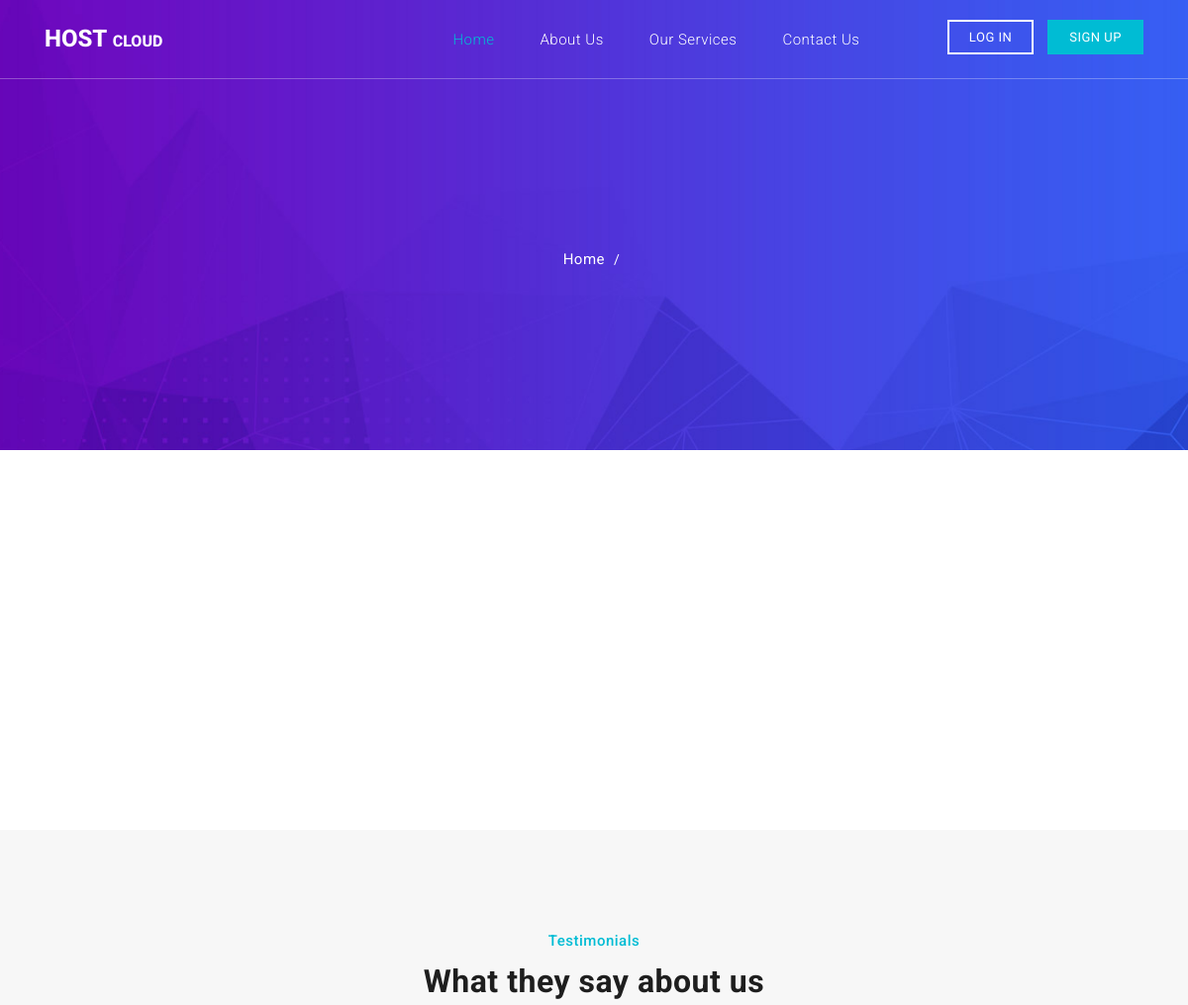
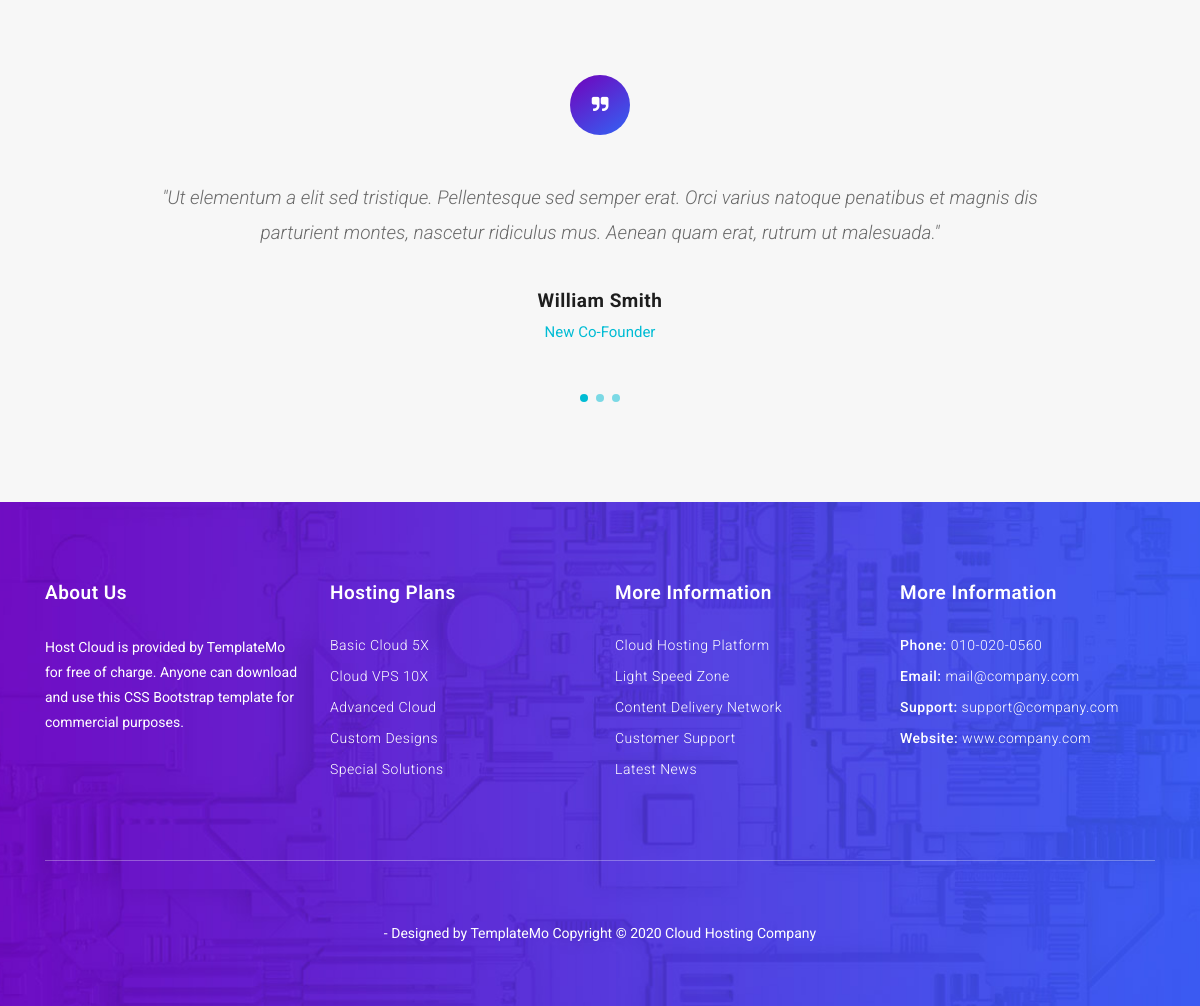
/services/, run on an earlier commit of the app's database (2 pictures, top to bottom).
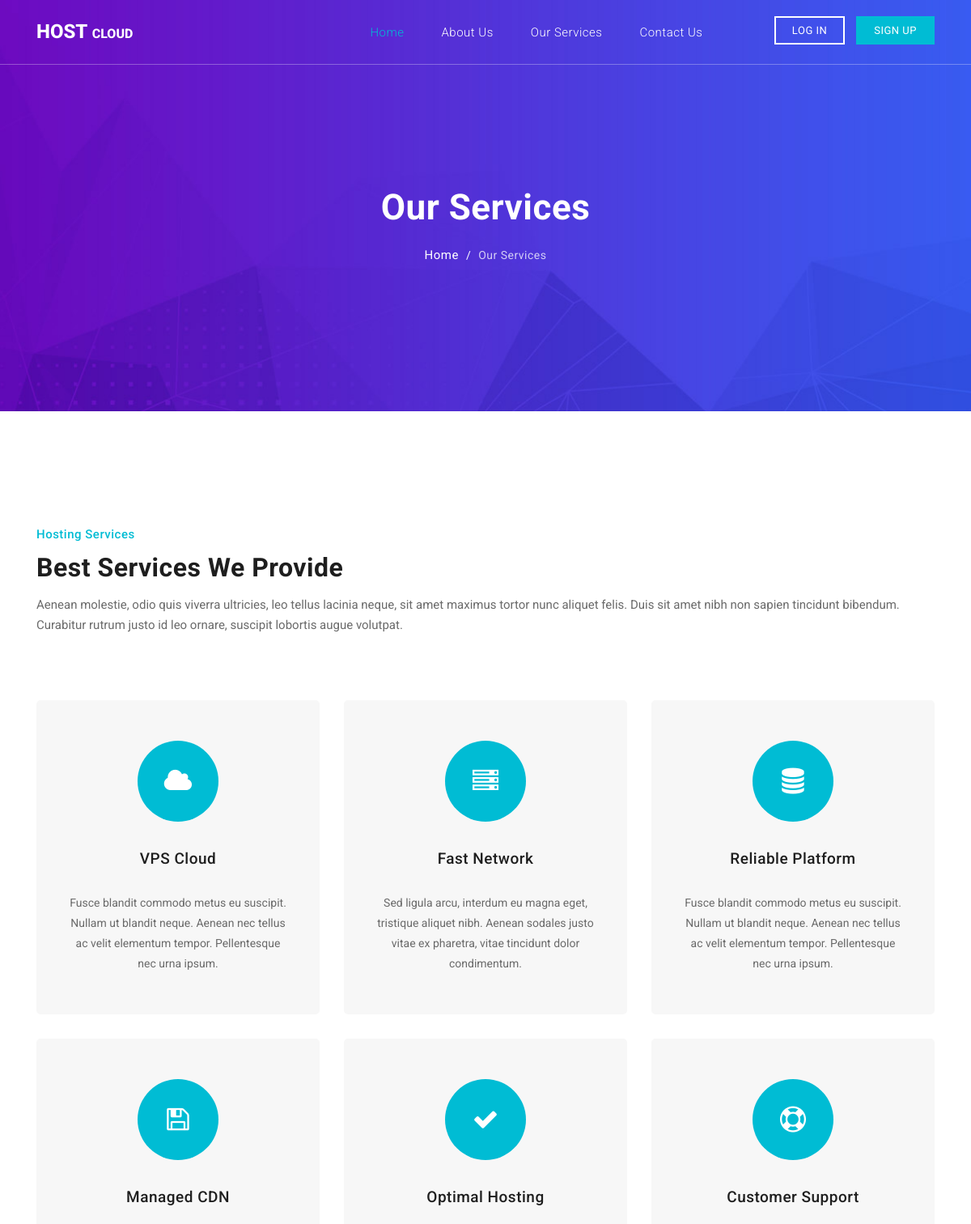
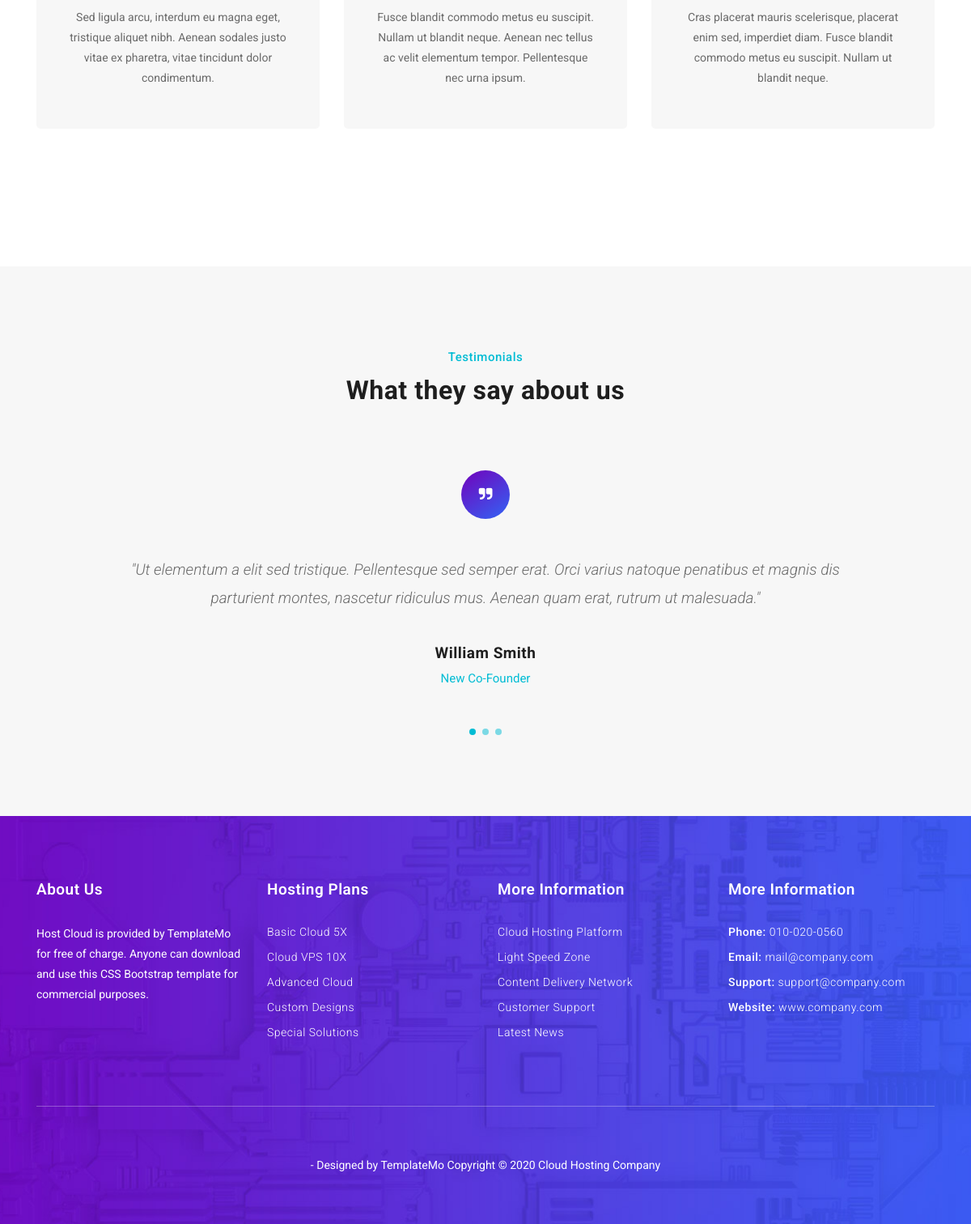
And on a later commit of the database (2 pictures, top to bottom).
### app/models.py (models this page shows, shortened)
class Testimonials(models.Model):
    tag = models.CharField(max_length=255)
    title = models.CharField(max_length=255)
    class Meta:
        verbose_name = "Testimonials"
        verbose_name_plural = "Testimonials"

class TestimonialsBlocks(models.Model):
    name= models.CharField(max_length=255)
    position = models.CharField(max_length=255)
    description = models.CharField(max_length=255)
    icon_class = models.CharField(max_length=255, blank=True, null=True)
    class Meta:
        verbose_name = "Testimonials Blocks"
        verbose_name_plural = "Testimonials Blocks"

class AboutUs(models.Model):
    title = models.CharField(max_length=255)
    description = models.CharField(max_length=255)
    class Meta:
        verbose_name = "About Us"
        verbose_name_plural = "About Us"

class FooterNames(models.Model):
    title = models.CharField(max_length=55)
    class Meta:
        verbose_name = "Footer Names"
        verbose_name_plural = "Footer Names"

class HostingPlans(models.Model):
    link_name = models.CharField(max_length=255, blank=True, null=True)
    class Meta:
        verbose_name = "Hosting Plans"
        verbose_name_plural = "Hosting Plans"

class UsefulLinks(models.Model):
    link_name = models.CharField(max_length=255, blank=True, null=True)
    class Meta:
        verbose_name = "Useful Links"
        verbose_name_plural = "Useful Links"

class MoreInformation(models.Model):
    title = models.CharField(max_length=255)
    link_name = models.CharField(max_length=255, blank=True, null=True)
    class Meta:
        verbose_name = "More Information"
        verbose_name_plural = "More Information"

class FooterText(models.Model):
    title = models.CharField(max_length=255)
    text1 = models.CharField(max_length=255, blank=True, null=True)
    text2 = models.CharField(max_length=255, blank=True, null=True)
    link_url = models.URLField(max_length=200, blank=True, null=True)
    class Meta:
        verbose_name = "Footer Text"
        verbose_name_plural = "Footer Text"

class Services(models.Model):
    tag = models.CharField(max_length=255, blank=True, null=True)
    title = models.CharField(max_length=255)
    class Meta:
        verbose_name = "Services"
        verbose_name_plural = "Services"

class ServicesMain(models.Model):
    tag = models.CharField(max_length=255, blank=True, null=True)
    title = models.CharField(max_length=255)
    description = models.CharField(max_length=255)
    class Meta:
        verbose_name = "Services Main"
        verbose_name_plural = "Services Main"

class ServicesBlocks(models.Model):
    class_name = models.CharField(max_length=55)
    title = models.CharField(max_length=255)
    description = models.CharField(max_length=255)
    class Meta:
        verbose_name = "Services Blocks"
        verbose_name_plural = "Services Blocks"

### app/views.py (the view)
# urls.py: path('services/', views.services, name="services"),
def services(request):
    context = {
        "services": Services.objects.all().first(),
        "services_main": ServicesMain.objects.all().first(),
        "services_blocks": ServicesBlocks.objects.all(),
        "testimonials": Testimonials.objects.first(),
        "testimonials_blocks": TestimonialsBlocks.objects.all(),
        "footer_text": FooterText.objects.all().first(),
        "footer_names": FooterNames.objects.all(),
        "about_us": AboutUs.objects.all().first(),
        "hosting_plans": HostingPlans.objects.all(),
        "useful_links": UsefulLinks.objects.all(),
        "more_information": MoreInformation.objects.all()
    }
    return render(request, "services.html", context)

### app/templates/services.html (shortened to what this page needs)
{% extends "base.html" %}
{% load static %}
      {% block services_template %}
        <div class="page-heading header-text">
          <div class="container">
            <div class="row">
              <div class="col-md-12">
                <h1>{{services.tag}}</h1>
                <p><a href="{% url 'index' %}">Home</a> / <span>{{services.title}}</span></p>
              </div>
            </div>
          </div>
        </div>
        <div class="services-section services-page">
          <div class="container">
            <div class="row">
              <div class="col-md-12">
                <div class="section-heading">
                  <span>{{services_main.tag}}</span>
                  <h2>{{services_main.title}}</h2>
                  <p>{{services_main.description}}</p>
                </div>
              </div>
              {% for block in services_blocks %}
                <div class="col-md-4 col-sm-6 col-xs-12">
                  <div class="service-item">
                    <i class="{{block.class_name}}"></i>
                    <h4>{{block.title}}</h4>
                    <p>{{block.description}}</p>
                  </div>
                </div>
              {% endfor %}
            </div>
          </div>
        </div>
      {% endblock %}

### app/templates/base.html (shortened to what this page needs)
{% load static %}
  <!DOCTYPE html>
  <html lang="en">
    <head>
      <link href="{% static "vendor/bootstrap/css/bootstrap.min.css" %}" rel="stylesheet">
      <link rel="stylesheet" href="{% static "css/fontawesome.css" %}">
      <link rel="stylesheet" href="{% static "css/templatemo-host-cloud.css" %}">
      <link rel="stylesheet" href="{% static "css/owl.css" %}">
    </head>
    <body>
      <header class="">
        <nav class="navbar navbar-expand-lg">
          <div class="container">
            <a class="navbar-brand" href="{% url 'index' %}"><h2>Host <em>Cloud</em></h2></a>
            <div class="collapse navbar-collapse" id="navbarResponsive">
              <ul class="navbar-nav ml-auto">
                <li class="nav-item active">
                  <a class="nav-link" href="{% url 'index' %}">Home
                  </a>
                </li>
                <li class="nav-item">
                  <a class="nav-link" href="{% url 'about' %}">About Us</a>
                </li>
                <li class="nav-item">
                  <a class="nav-link" href="{% url 'services' %}">Our Services</a>
                </li>
                <li class="nav-item">
                  <a class="nav-link" href="{% url 'contact' %}">Contact Us</a>
                </li>
              </ul>
            </div>
            <div class="functional-buttons">
              <ul>
                <li><a href="#">Log in</a></li>
                <li><a href="#">Sign Up</a></li>
              </ul>
            </div>
          </div>
        </nav>
      </header>
      {% block services_template %}{% endblock %}
      <div class="testimonials-section">
        <div class="container">
          <div class="row">
            <div class="col-md-12">
              <div class="section-heading">
                <span>{{testimonials.tag}}</span>
                <h2>{{testimonials.title}}</h2>
              </div>
            </div>
            <div class="col-md-10 offset-md-1">
              <div class="owl-testimonials owl-carousel">
                {% for blocks in testimonials_blocks %}
                  <div class="testimonial-item">
                    <div class="icon">
                      <i class="{{blocks.icon_class}}"></i>
                    </div>
                    <p>{{blocks.description}}</p>
                    <h4>{{blocks.name}}</h4>
                    <span>{{blocks.position}}</span>
                  </div>
                {% endfor %}
              </div>
            </div>
          </div>
        </div>
      </div>
      <footer>
        <div class="container">
          <div class="row">
            <div class="col-md-3 col-sm-6 col-xs-12">
              <div class="footer-item">
                <div class="footer-heading">
                  <h2>{{about_us.title}}</h2>
                </div>
                <p>{{about_us.description}}</p>
              </div>
            </div>
            <div class="col-md-3 col-sm-6 col-xs-12">
              <div class="footer-item">
                <div class="footer-heading">
                  <h2>{{footer_names.0.title}}</h2>
                </div>
                <ul class="footer-list">
                  {% for name in hosting_plans %}
                      <li> <a href="#">{{name.link_name}}</a></li>
                  {% endfor %}
                </ul>
              </div>
            </div>
            <div class="col-md-3 col-sm-6 col-xs-12">
              <div class="footer-item">
                <div class="footer-heading">
                  <h2>{{footer_names.2.title}}</h2>
                </div>
                <ul class="footer-list">
                  {% for name in useful_links %}
                    <li><a href="#">{{name.link_name}}</a></li>
                  {% endfor %}
                </ul>
              </div>
            </div>
            <div class="col-md-3 col-sm-6 col-xs-12">
              <div class="footer-item">
                <div class="footer-heading">
                  <h2>{{footer_names.2.title}}</h2>
                </div>
                <ul class="footer-list">
                  {% for name in more_information %}
                    <li>{{name.title}} <a href="#">{{name.link_name}}</a></li>
                  {% endfor %}
                </ul>
              </div>
            </div>
            <div class="col-md-12">
              <div class="sub-footer">
                <p>{{footer_text.text1}}
          {{footer_text.text2}} <a rel="nofollow" href="{{footer_text.url}}">{{footer_text.title}}</a></p>
              </div>
            </div>
          </div>
        </div>
      </footer>
    </body>
  </html>

What changed in the data, as far as the page shows it:
added Services: tag "Our Services", title "Our Services"
added ServicesMain: tag "Hosting Services", title "Best Services We Provide", description "Aenean molestie, odio quis viverra ultricies, leo tellus lacinia neque, sit amet maximus tortor nunc aliquet felis. Duis sit amet nibh non sapien tincidunt bibendum. Curabitur rutrum justo id leo ornare, suscipit lobortis augue volutpat."
added ServicesBlocks: title "VPS Cloud", description "Fusce blandit commodo metus eu suscipit. Nullam ut blandit neque. Aenean nec tellus ac velit elementum tempor. Pellentesque nec urna ipsum."
added ServicesBlocks: title "Fast Network", description "Sed ligula arcu, interdum eu magna eget, tristique aliquet nibh. Aenean sodales justo vitae ex pharetra, vitae tincidunt dolor condimentum."
added ServicesBlocks: title "Reliable Platform", description "Fusce blandit commodo metus eu suscipit. Nullam ut blandit neque. Aenean nec tellus ac velit elementum tempor. Pellentesque nec urna ipsum."
added ServicesBlocks: title "Managed CDN", description "Sed ligula arcu, interdum eu magna eget, tristique aliquet nibh. Aenean sodales justo vitae ex pharetra, vitae tincidunt dolor condimentum."
added ServicesBlocks: title "Optimal Hosting", description "Fusce blandit commodo metus eu suscipit. Nullam ut blandit neque. Aenean nec tellus ac velit elementum tempor. Pellentesque nec urna ipsum."
added ServicesBlocks: title "Customer Support", description "Cras placerat mauris scelerisque, placerat enim sed, imperdiet diam. Fusce blandit commodo metus eu suscipit. Nullam ut blandit neque."
